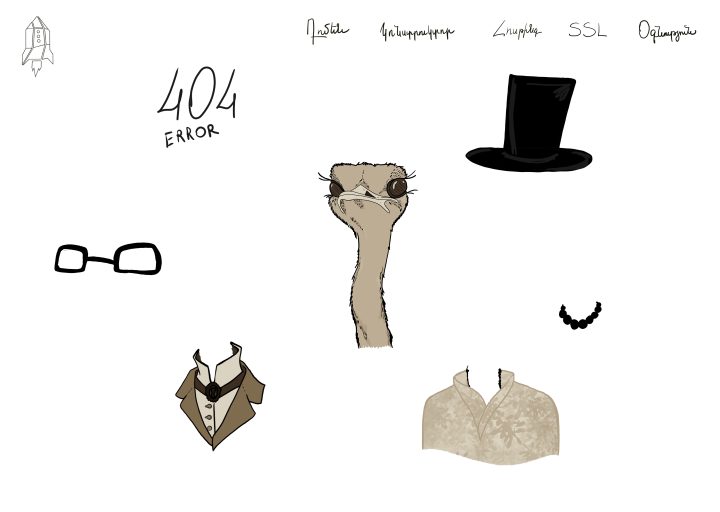
#> input picture source/shots/abc-404-arm.png, 1440 x 1024 px, given in place of workspaces.png, which was not available (shown at 1/2 size); the run also reads 1 picture not shown here
$ python covers.py
#> lines starting #> are read from the running program, lines starting #| are printed output that depends on the picture; after the words box and inside, x2 and y2 are one past the last pixel; in counts of white or black regions, pixels touching at a corner belong together
from PIL import Image, ImageDraw, ImageFilter, ImageFont
S='shots/'
W,H=1800,1100
def grad(c1,c2):
    import numpy as np
    y,x=np.mgrid[0:H,0:W]; t=((x/W)*0.6+(y/H)*0.4)[...,None]
    arr=np.array(c1)*(1-t)+np.array(c2)*t
    return Image.fromarray(arr.astype('uint8'))
def hexc(h): h=h.lstrip('#'); return tuple(int(h[i:i+2],16) for i in (0,2,4))
def card(img,w,chrome,radius=22):
    im=Image.open(S+img+'.png').convert('RGB') if isinstance(img,str) else img.convert('RGB')
    h=int(im.height*w/im.width); im=im.resize((w,h),Image.LANCZOS)
    bar=44 if chrome else 0
    out=Image.new('RGBA',(w,h+bar),(255,255,255,255))
    if chrome:
        d=ImageDraw.Draw(out); d.rectangle((0,0,w,bar),fill=(243,244,246))
        for i,c in enumerate(['#ff5f57','#febc2e','#28c840']): d.ellipse((18+i*22,15,32+i*22,29),fill=c)
        d.rounded_rectangle((w//2-170,10,w//2+170,34),8,fill=(255,255,255))
    out.paste(im,(0,bar))
    m=Image.new('L',out.size,0); ImageDraw.Draw(m).rounded_rectangle((0,0,out.width-1,out.height-1),radius,fill=255)
    out.putalpha(m); return out
def place(bg,c,x,y,rot=0):
    if rot: c=c.rotate(rot,expand=True,resample=Image.BICUBIC)
    sh=Image.new('RGBA',(c.width+160,c.height+160),(0,0,0,0))
    a=c.split()[3].point(lambda v:int(v*0.35)); sh.paste((10,10,30,255),(80,100),a)
    sh=sh.filter(ImageFilter.GaussianBlur(36))
    bg.alpha_composite(sh,(x-80,y-80)); bg.alpha_composite(c,(x,y))
def make(name,c1,c2,items):
    bg=grad(hexc(c1),hexc(c2)).convert('RGBA')
    for kind,img,crop,x,y,w,rot in items:
        im=Image.open(S+img+'.png').convert('RGB')
        if crop: im=im.crop(crop)
        place(bg,card(im,w,kind=='b'),x,y,rot)
    bg.convert('RGB').save(S+'cov-'+name+'.png'); print(name)
B,P='b','p'
if __name__=='__main__':
  make('case-10web','#1b1464','#4f46e5',[(B,'workspaces',None,880,110,860,0),(B,'menu-expanded',None,120,400,1040,0)])
#> in card, `out=Image.new('RGBA',(w,h+bar),(255,255,255,255))`: out: PIL image 860x655 RGBA; every value is 255
#> in card, `m = Image.new('L', out.size, 0)`: m: PIL image 860x655 L; every value is 0
#> in card, `ImageDraw.Draw(m).rounded_rectangle((0, 0, out.width - 1, out.height -`:
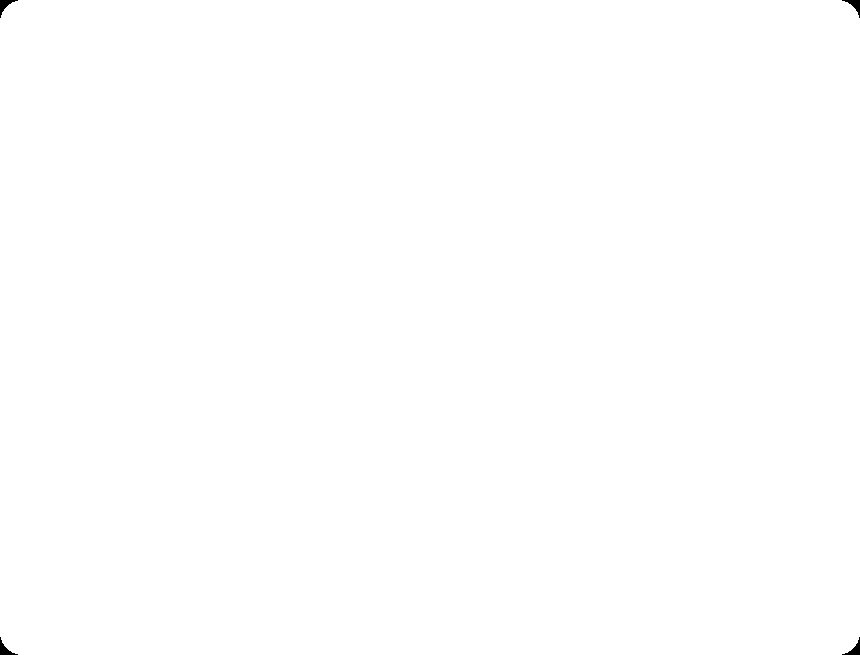
#> m: PIL image 860x655 L; 99.9% white; 4 black regions, box (x1, y1, x2, y2) and area: (0, 0, 18, 18) 111, (842, 0, 860, 18) 111, (0, 637, 18, 655) 111, (842, 637, 860, 655) 111
#> in place, `sh=Image.new('RGBA',(c.width+160,c.height+160),(0,0,0,0))`: sh: PIL image 1020x815 RGBA; every value is 0
#> in place, `sh=sh.filter(ImageFilter.GaussianBlur(36))`:
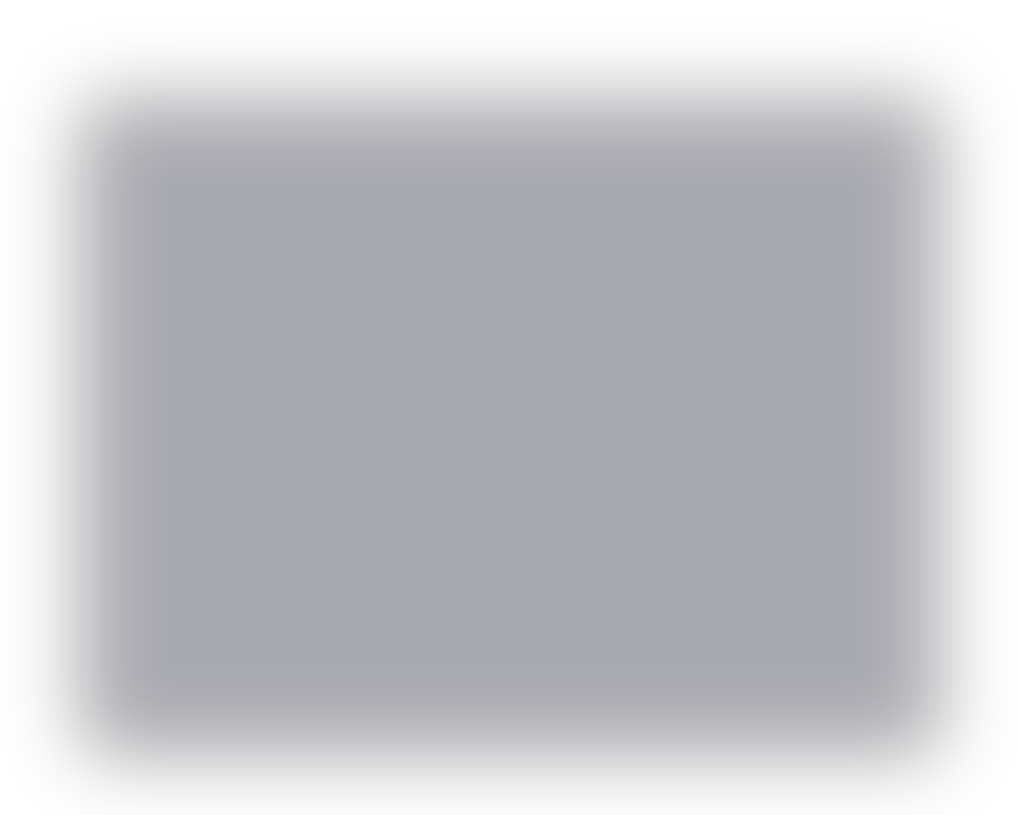
#> sh: PIL image 1020x815 RGBA; mean R, G, B, A 6.8, 6.8, 20.3, 60.2; transparent parts drawn white
#> pass 2 of the loop in make, `for kind,img,crop,x,y,w,rot in items:`:
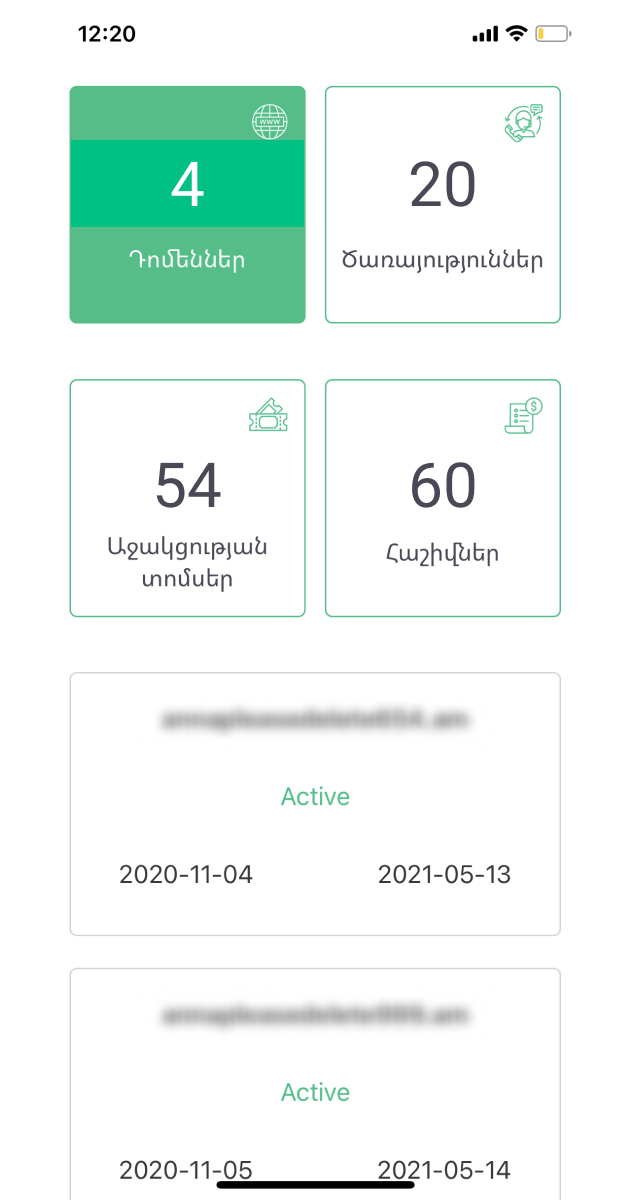
#> input picture source/shots/abc-app-2.png, 630 x 1200 px, given in place of menu-expanded.png, which was not available
#> m: PIL image 1040x2024 L; every value is 0
#> in card (call 2), `ImageDraw.Draw(m).rounded_rectangle((0, 0, out.width - 1, out.height -`:
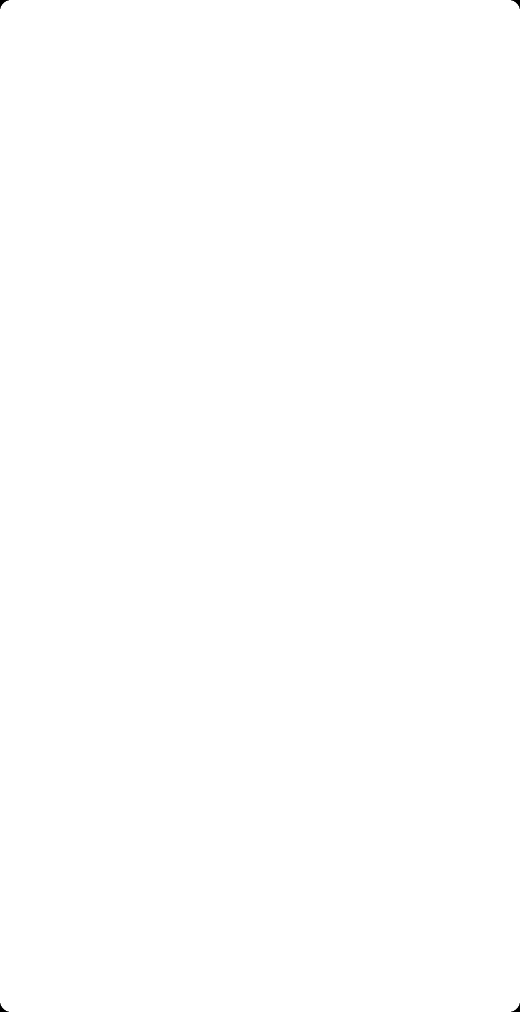
#> m: PIL image 1040x2024 L (shown at 1/2 size); 100% white; 4 black regions, box (x1, y1, x2, y2) and area: (0, 0, 18, 18) 111, (1022, 0, 1040, 18) 111, (0, 2006, 18, 2024) 111, (1022, 2006, 1040, 2024) 111
#> in place (call 2), `bg.alpha_composite(c, (x, y))`:
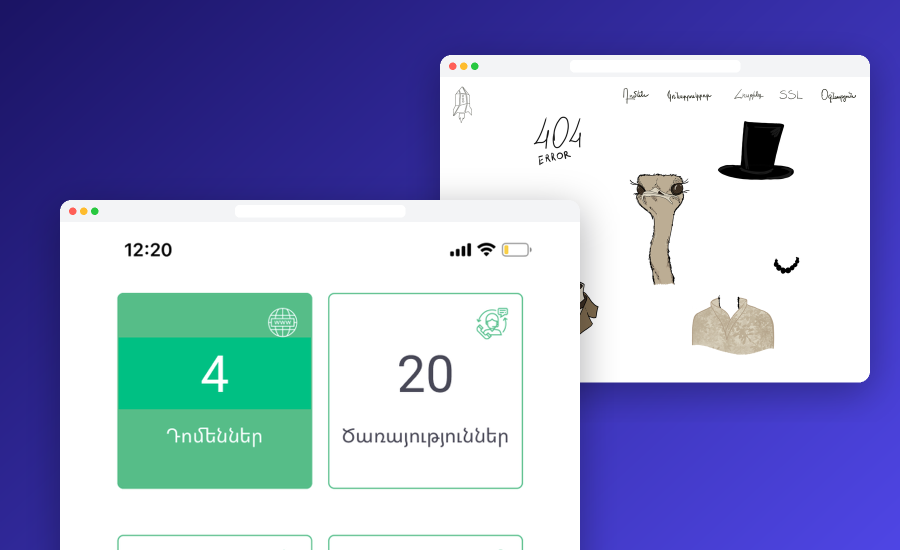
#> bg: PIL image 1800x1100 RGBA (shown at 1/2 size); mean R, G, B, A 152.6, 159.9, 200.3, 255
#> in make, `bg.convert('RGB').save(S + 'cov-' + name + '.png')`:
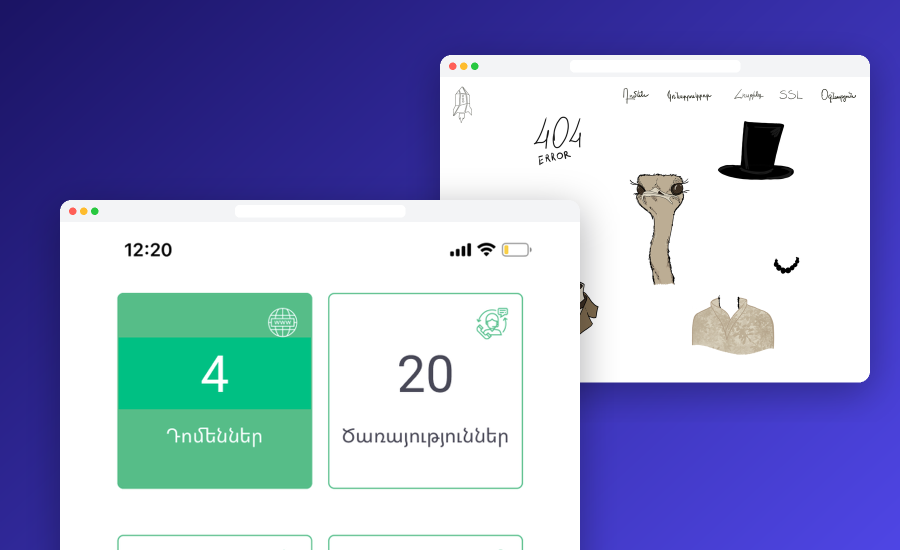
#> saved as cov-case-10web.png: PIL image 1800x1100 RGB (shown at 1/2 size); mean R, G, B 152.6, 159.9, 200.3
#| case-10web
  make('case-copilot','#0f172a','#7c3aed',[(P,'copilot-askai',(0,0,627,880),1180,130,500,0),(B,'copilot-intro',None,120,330,1100,0)])
#> call 3 of card, with w = 500, chrome = False, radius = 22
#> in card (call 3), `im = im.resize((w, h), Image.LANCZOS)`:
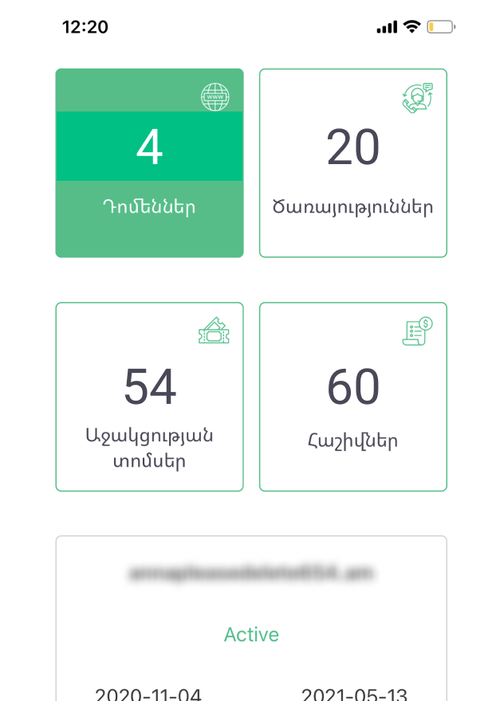
#> im: PIL image 500x701 RGB; mean R, G, B 229.8, 244.3, 238.3
#> in card (call 3), `out=Image.new('RGBA',(w,h+bar),(255,255,255,255))`: out: PIL image 500x701 RGBA; every value is 255
#> in card (call 3), `m = Image.new('L', out.size, 0)`: m: PIL image 500x701 L; every value is 0
#> in card (call 3), `ImageDraw.Draw(m).rounded_rectangle((0, 0, out.width - 1, out.height -`:
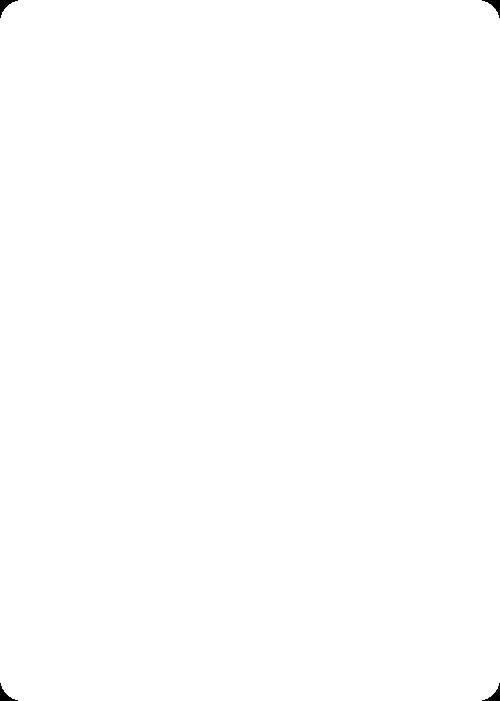
#> m: PIL image 500x701 L; 99.9% white; 4 black regions, box (x1, y1, x2, y2) and area: (0, 0, 18, 18) 111, (482, 0, 500, 18) 111, (0, 683, 18, 701) 111, (482, 683, 500, 701) 111
#> call 3 of place, with x = 1180, y = 130, rot = 0
#> in place (call 3), `sh=Image.new('RGBA',(c.width+160,c.height+160),(0,0,0,0))`: sh: PIL image 660x861 RGBA; every value is 0
#> in place (call 3), `sh=sh.filter(ImageFilter.GaussianBlur(36))`:
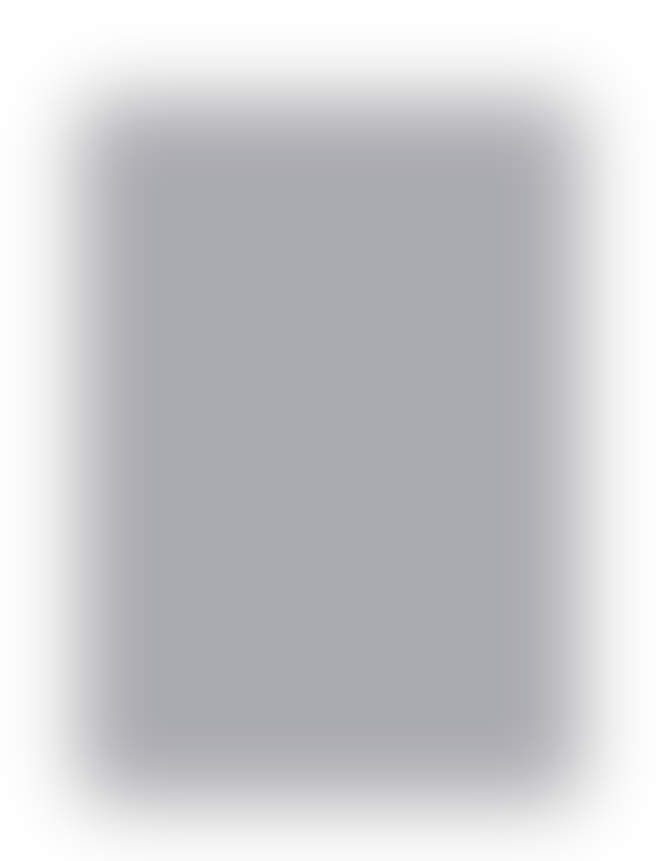
#> sh: PIL image 660x861 RGBA; mean R, G, B, A 6.2, 6.2, 18.5, 54.8; transparent parts drawn white
#> in place (call 3), `bg.alpha_composite(c, (x, y))`:
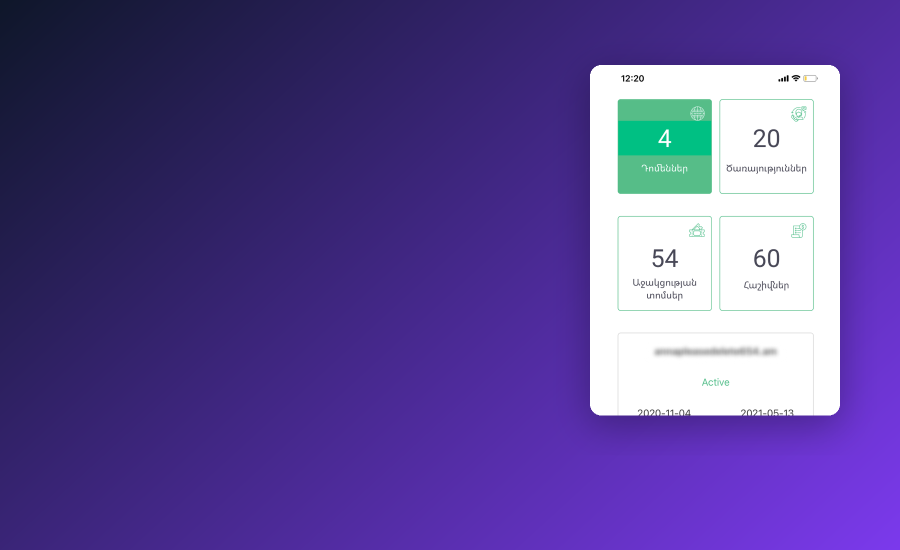
#> bg: PIL image 1800x1100 RGBA (shown at 1/2 size); mean R, G, B, A 93.9, 74.9, 150.2, 255
#> pass 2 of the loop in make, `for kind,img,crop,x,y,w,rot in items:`:
#> (the run stopped early here; a loop or call above may not have finished)
